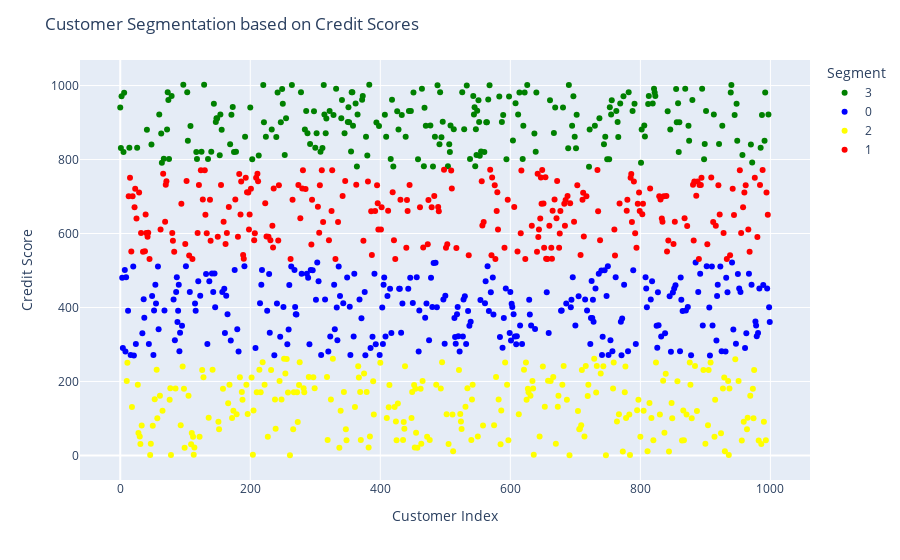

Notebook source saved alongside this figure:
### Code cell
# Convert the 'Segment' column to category data type
df['Segment'] = df['Segment'].astype('category')

# Visualize the segments using Plotly
fig = px.scatter(df, x=df.index, y='Credit Score', color='Segment',
                 color_discrete_sequence=['green', 'blue', 'yellow', 'red'])
fig.update_layout(
    xaxis_title='Customer Index',
    yaxis_title='Credit Score',
    title='Customer Segmentation based on Credit Scores'
)
fig.show()

### Figure 1 — Plotly figure (JSON) as saved in the notebook; plotly's stock layout.template omitted (floating-point values rounded to 4 significant figures; data arrays with more than 128 entries replaced by an {"elided": "..."} marker saying what was removed)
{"data": [{"hovertemplate": "Segment=3<br>index=%{x}<br>Credit Score=%{y}<extra></extra>", "legendgroup": "3", "marker": {"color": "green", "symbol": "circle"}, "mode": "markers", "name": "3", "orientation": "v", "showlegend": true, "type": "scatter", "x": {"elided": "230 int values"}, "xaxis": "x", "y": {"elided": "230 float values"}, "yaxis": "y"}, {"hovertemplate": "Segment=0<br>index=%{x}<br>Credit Score=%{y}<extra></extra>", "legendgroup": "0", "marker": {"color": "blue", "symbol": "circle"}, "mode": "markers", "name": "0", "orientation": "v", "showlegend": true, "type": "scatter", "x": {"elided": "274 int values"}, "xaxis": "x", "y": {"elided": "274 float values"}, "yaxis": "y"}, {"hovertemplate": "Segment=2<br>index=%{x}<br>Credit Score=%{y}<extra></extra>", "legendgroup": "2", "marker": {"color": "yellow", "symbol": "circle"}, "mode": "markers", "name": "2", "orientation": "v", "showlegend": true, "type": "scatter", "x": {"elided": "250 int values"}, "xaxis": "x", "y": {"elided": "250 float values"}, "yaxis": "y"}, {"hovertemplate": "Segment=1<br>index=%{x}<br>Credit Score=%{y}<extra></extra>", "legendgroup": "1", "marker": {"color": "red", "symbol": "circle"}, "mode": "markers", "name": "1", "orientation": "v", "showlegend": true, "type": "scatter", "x": {"elided": "246 int values"}, "xaxis": "x", "y": {"elided": "246 float values"}, "yaxis": "y"}], "layout": {"autosize": true, "legend": {"title": {"text": "Segment"}, "tracegroupgap": 0}, "margin": {"t": 60}, "title": {"text": "Customer Segmentation based on Credit Scores"}, "xaxis": {"anchor": "y", "autorange": true, "domain": [0, 1], "range": [-62.08, 1061.0], "title": {"text": "Customer Index"}, "type": "linear"}, "yaxis": {"anchor": "x", "autorange": true, "domain": [0, 1], "range": [-76.98, 1080.0], "title": {"text": "Credit Score"}, "type": "linear"}}}
